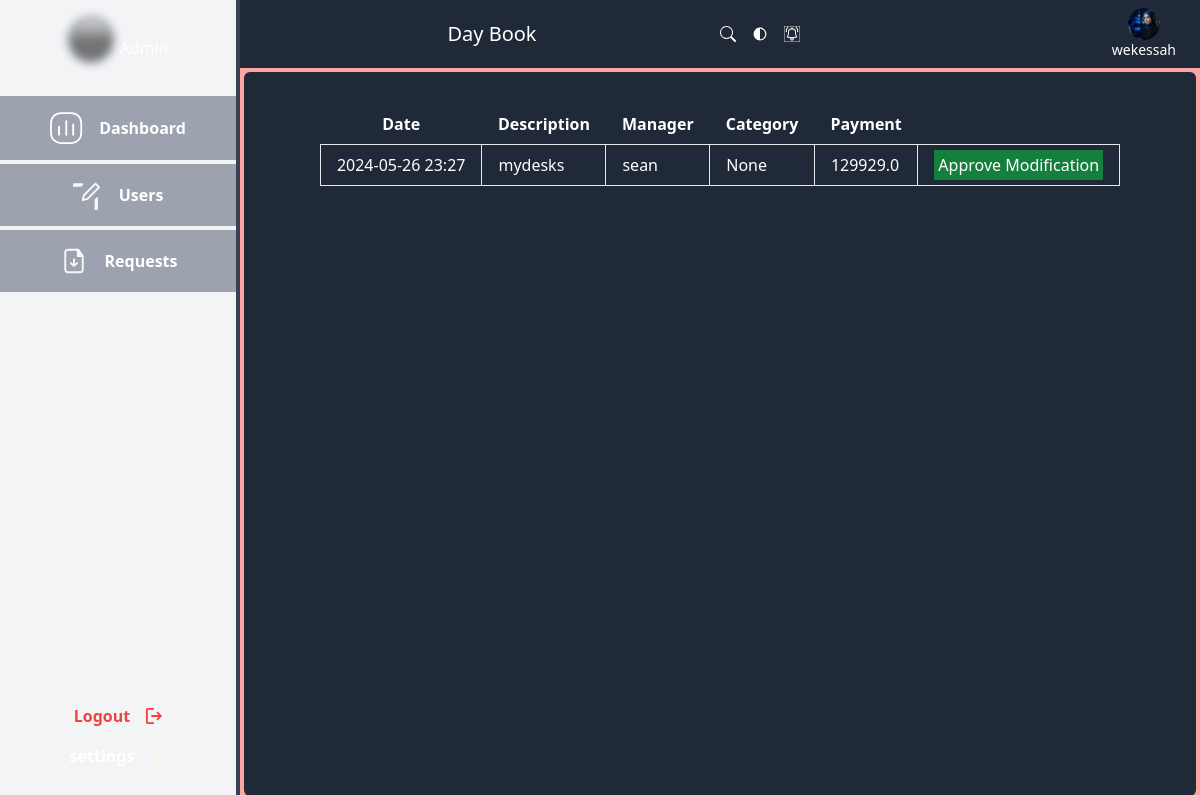
The page /dash/admin/requests (signed in) on the database its author committed.
### authentication/models.py (models this page shows, shortened)
class User(AbstractUser):
    USER_TYPE_CHOICES = (
        ('admin', 'Admin'),
        ('accountant', 'Accountant'),
        ('manager', 'Manager'),
    )
    user_type = models.CharField(max_length=20, choices=USER_TYPE_CHOICES, default='manager')

### dashboard/models.py (models this page shows, shortened)
class Reports(TrackingModel):
    date = models.DateTimeField(auto_now_add=True, null=True)
    description = models.CharField(max_length=200, null=True)
    owner = models.ForeignKey(to=User, on_delete=models.CASCADE)
    category = models.ManyToManyField(MainCategory)
    receipts = models.FloatField(max_length=200, null=True)
    payments = models.FloatField(max_length=200, null=True)
    for_edit = models.BooleanField(default=False)
    created_at = models.DateTimeField(auto_now_add=True)
    is_approved = models.BooleanField(default=False)  # New field
    approved_by = models.ForeignKey(settings.AUTH_USER_MODEL, on_delete=models.CASCADE, related_name='approved_by', null=True)
    modification_approved = models.BooleanField(default=False)
    modification_approved_by = models.ForeignKey(settings.AUTH_USER_MODEL, on_delete=models.SET_NULL, related_name='modifications_approved_by', null=True, blank=True)

### helpers/decorators.py (the view)
        def wrapper_func(request, *args, **kwargs):
            if request.user.is_authenticated:
                if request.user.user_type not in allowed_roles:
                    return redirect('home')
            else:
                return redirect('login')  # Redirect to login page if user is not authenticated
            return view_func(request, *args, **kwargs)

### dashboard/views.py (called while the page is built)
@allowed_users(allowed_roles=["admin"])
@login_required
def get_all_modification_requests(request):
    reports = Reports.objects.filter(for_edit=True, modification_approved=False).order_by("created_at")
    return render(request, "dashboard/modification_requests.html", {"reports": reports})

### templates/dashboard/modification_requests.html
{% extends 'base/admin_main.html' %}
{% load static %}
{% block content %}
<div class="w-full flex bg-red-300 dark:bg-gray-400 h-screentext-white font-outfit">
  <div
    class="dark:bg-gray-700 bg-gray-100 w-20 md:w-1/5 h-screen overflow-hidden flex flex-col justify-between border-r-4 border-gray-700">
    <div>
      <div class="flex justify-center px-2 py-4 items-center gap-1 text-white">
        <div
          class="[filter:blur(4px)] rounded-[50px] [background:linear-gradient(180deg,_#d9d9d9,_#737373_53%)] w-[3rem] h-[3rem] border-[4px] border-solid border-gray-400 mb-4">
        </div>
        <p class="hidden md:block">Admin</p>
      </div>
      <div>
        <div class="bg-gray-400 flex items-center justify-center gap-4 p-4 mb-1">
          <img class="max-w-full overflow-hidden max-h-full" alt="" src="{% static 'images/group.svg' %}" />
          <div class="hidden md:block font-semibold bg-gray-400 text-white text-center">
            <a href="{% url 'admin' %}">Dashboard</a>
          </div>
        </div>
        <div class="bg-gray-400 flex items-center justify-center gap-4 p-4 mb-1">
          <img class="max-w-full overflow-hidden max-h-full" alt="" src="{% static 'images/basileditoutline.svg' %}" />
          <div class="hidden md:block font-semibold bg-gray-400 text-white text-center">
            <a href="{% url 'all-users' %}">Users</a>
          </div>
        </div>
        <div class="bg-gray-400 flex items-center justify-center gap-4 p-4 mb-1">
            <img class="max-w-full overflow-hidden max-h-full" alt=""
                  src="{% static 'images/basilfiledownloadoutline.svg' %}" />
            <div class="hidden md:block font-semibold bg-gray-400 text-white text-center">
              <a href="{% url 'modifications_requests' %}">Requests</a>
            </div>
          </div>
      </div>
    </div>
    <div class="mb-8">
      <div class="flex items-center justify-center gap-4 text-red-500 mb-4">
        <div class="hidden md:block font-semibold">
          <a href="{% url 'logout_user' %}">Logout</a>
        </div>
        <img class="w-4 overflow-hidden max-h-full" alt="" src="{% static 'images/vector.svg' %}" />
      </div>
      <div class="flex items-center justify-center gap-4 text-white">
        <div class="font-semibold hidden md:block">settings</div>
        <img class="w-4 overflow-hidden max-h-full" alt="" src="{% static 'images/mingcuteusersettingfill.svg' %}" />
      </div>
    </div>
  </div>
  <div class="w-4/5 flex flex-col justify-between h-screen overflow-scroll">
    <div
      class="bg-gray-800 w-full flex flex-col md:flex-row items-start md:items-center justify-between md:px-6 md:py-2 p-2 text-white">
      <p class="text-xl mb-4 md:mb-0 text-center w-full">Day Book</p>
      <div class="flex items-center justify-between md:gap-10 w-full">
        <div class="flex flex-row items-start justify-start gap-4">
          <img class="w-4 relative h-4 cursor-pointer" alt="" src="{%static 'images/vector1.svg' %}" id="vectorIcon" />
          <img class="w-4 relative h-4 overflow-hidden cursor-pointer" alt="" src="{%static 'images/fluentdarktheme20filled.svg' %}"
            id="theme-toggle" />
          <img class="w-4 relative h-4 overflow-hidden cursor-pointer" alt=""
            src="{% static 'images/basilnotificationonoutline.svg' %}" />
        </div>
        <div class="flex flex-col items-center justify-center">
          <img class="rounded-[100px] w-8 h-8 object-cover" alt="" src="{% static 'images/2151064043-1@2x.png' %}" />
          <p class="text-sm text-white">{{request.user.username}}</p>
        </div>
      </div>
    </div>
    <div class="bg-gray-800 m-1 py-8 px-12 text-white h-full flex flex-col justify-start items-center rounded-md overflow-y-auto">
        <div class="overflow-y-auto ">
            {% if reports %}
            <table class="table-auto">
                <thead>
                    <tr>
                        <th class="px-4 py-2">Date</th>
                        <th class="px-4 py-2">Description</th>
                        <th class="px-4 py-2">Manager</th>
                        <th class="px-4 py-2">Category</th>
                        <th class="px-4 py-2">Payment</th>
                        <th class="px-4 py-2"></th>
                    </tr>
                </thead>
                <tbody>
                    {% for rpt in reports %}
                    <tr>
                        <td class="border px-4 py-2">{{rpt.created_at|date:"Y-m-d H:i"}}</td>
                        <td class="border px-4 py-2">{{rpt.description}}</td>
                        <td class="border px-4 py-2"> {{rpt.approved_by.username}}</td>
                        <td class="border px-4 py-2">{{rpt.category.name }}</td>
                        <td class="border px-4 py-2">{{rpt.payments}}</td>
                        <td class="border px-4 py-2">
                            <a href="{% url 'approve_modification' rpt.pk %}" class="p-1 bg-green-700 cursor-pointer">Approve Modification</a>
                        </td>
                    </tr>
                    {% endfor %}
                </tbody>
            </table>
            {% else %}
            <p>No modification requests</p>
            {% endif %}
        </div>
    </div>
  </div>
</div>
{% endblock %}

### static/styles/global.css (style rules this page uses)
body { @apply leading-[normal] m-0; }
* { padding: 0; margin: 0; box-sizing: border-box; }
html { overflow: scroll; overflow-x: hidden; }

### rows shown on the page
User: user.username "wekessah"
Reports: created_at "2024-05-26 23:27", description "mydesks", approved_by.username "sean", category.name "None", payments "129929.0"
